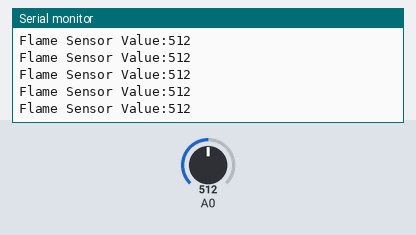
This sketch was run on a simulated Arduino Uno, built with avr-gcc and run on an emulated ATmega328P. Shown: the last lines printed to the serial monitor. The inputs (shaded band) are chosen by the test bench; at power-on: A0 = 512.

Above: at 1.2 s.
1.3 s: A0 set to 716
At 1.31 s:
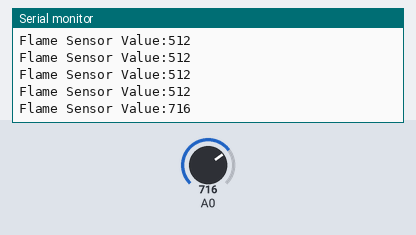
2.8 s: A0 set to 900
At 2.82 s:
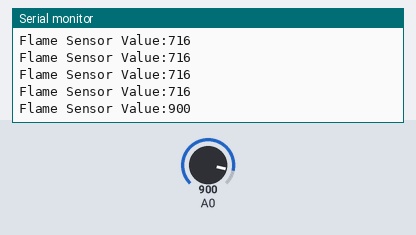
Timing chart, 0 to 5.8 s (numbered marks = the images above; inputs shaded):
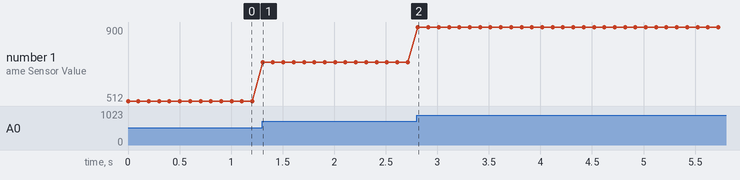

Measured:
- after the input at 1.3 s, the serial monitor: prints a new line at once (image 1)
- after the input at 2.8 s, the serial monitor: prints a new line at once (image 2)
- plotted number 1: 512 → 716 after the input at 1.3 s, 716 → 900 after the input at 2.8 s

The sketch:

huoyanchuanganmokuai.ino
```cpp
void setup()
{                         //初始化函数
   Serial.begin(9600);             //设置串口波特率为9600
}
void loop()
{
   Serial.print("Flame Sensor Value:");      //串口打印Flame Sensor Value:
   Serial.println(analogRead(0));              //串口打印A0口读取的模拟值
   delay(100);                                        //延时100ms
}
```
